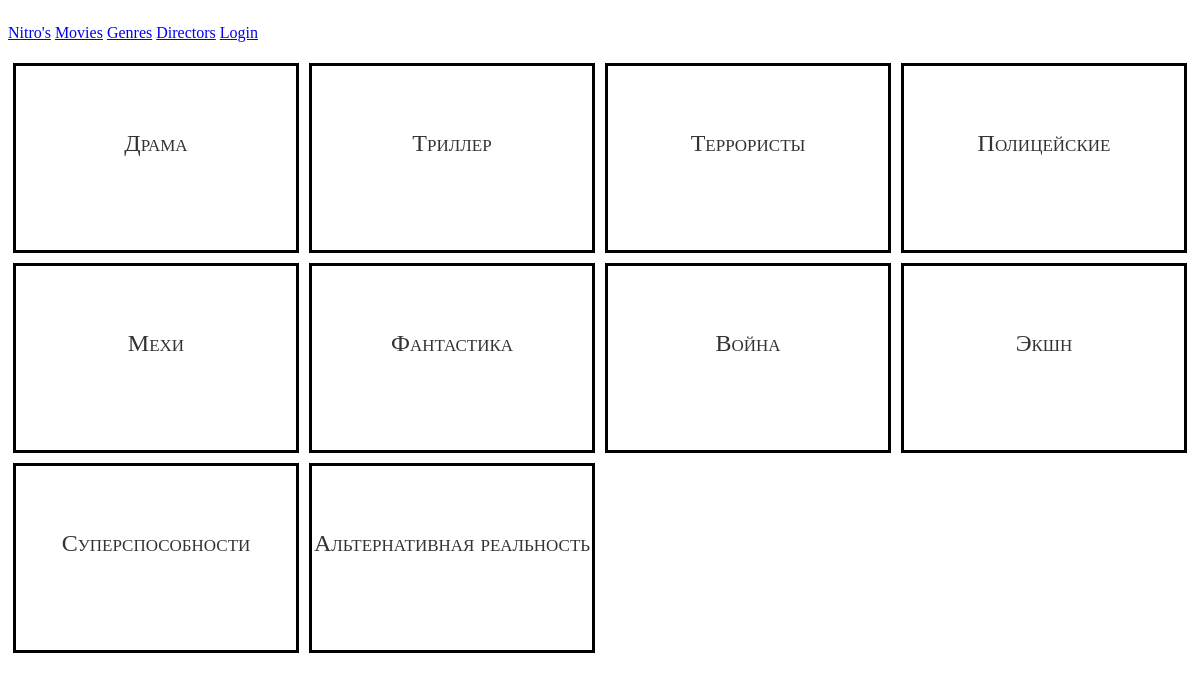
The page /movies/genres on the database its author committed.
### movies/models.py (models this page shows, shortened)
class Genre(models.Model):
    name = models.CharField(max_length=64)

### movies/views.py (the view)
# urls.py: path('genres', views.genres, name='genres'),
def genres(request):
    context = {
        'genres': Genre.objects.all,
        'user': request.user
    }
    return render(request, 'movies/genres.html', context)

### movies/templates/movies/genres.html (shortened to what this page needs)
{% extends "movies/base.html" %}
{% load static %}
{% block head %}
  <link rel="stylesheet" href="{% static 'movies/genres.css' %}">
{% endblock %}
{% block body %}
  <div id="genres-list">
    {% for genre in genres %}
      <div>
        <a href="/movies/genres/{{ genre.id }}" class="genre">{{ genre.name }}</a>
      </div>
    {% endfor %}
  </div>
{% endblock %}

### movies/static/movies/base.css (style rules this page uses)
body { background: #fff; font-family: Verdana; font-size: 1em; }

### movies/static/movies/genres.css (style rules this page uses)
.genre { color: #333; font-variant: small-caps; font-size: 24px; text-decoration: none; position: relative; top: 35%; }
#genres-list { display: grid; grid-template-columns: repeat(4, 1fr); grid-auto-columns: minmax(200px, auto); grid-auto-rows: minmax(200px, auto); }
#genres-list>div { border: #000 solid 3px; margin: 5px; text-align: center; }

### rows shown on the page
Genre: name "Драма"
Genre: name "Триллер"
Genre: name "Террористы"
Genre: name "Полицейские"
Genre: name "Мехи"
Genre: name "Фантастика"
Genre: name "Война"
Genre: name "Экшн"
Genre: name "Суперспособности"
Genre: name "Альтернативная реальность"
